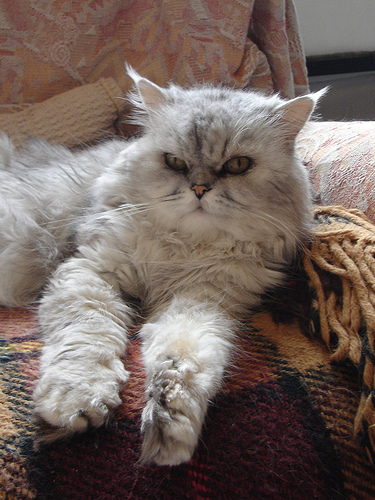
#> input picture DIP LAB FINAL/cat1.jpg, 375 x 500 px
$ jupyter execute 6.img_negetive.ipynb
#> lines starting #> are read from the running program, lines starting #| are printed output that depends on the picture
[cell 1]
import cv2 as cv
import matplotlib.pyplot as plt

image = cv.imread("cat1.jpg")
#> image is the input picture: shape (500, 375, 3); mean B, G, R 95.2, 101.7, 116.1
img = cv.cvtColor(image, cv.COLOR_BGR2GRAY)
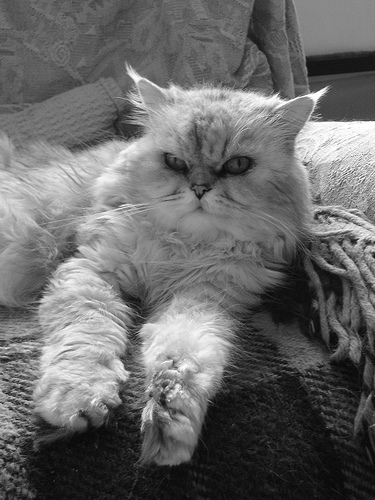
#> img: shape (500, 375); min 3, max 255, mean 105.3
plt.figure(figsize=(20,20))
plt.subplot(2,1,1)
plt.title('input')
plt.imshow(img,cmap='gray')
plt.axis('off')
def image_negative(img):
    negative = 255-img
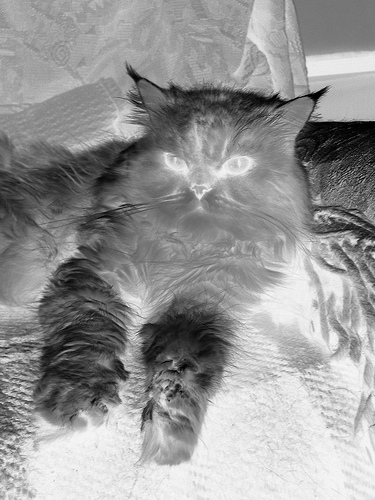
#> negative: shape (500, 375); min 0, max 252, mean 149.7
    return negative
img_neg = image_negative(img)
img_neg
plt.subplot(2,1,2)
plt.title('output')
plt.imshow(img_neg, cmap="gray")
plt.axis("off")
plt.show()
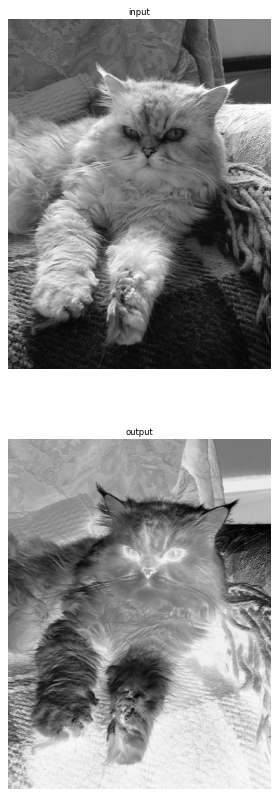
#> figure drawn by matplotlib, 2 panels

$ run again, with DIP LAB FINAL/matched.jpg copied over DIP LAB FINAL/cat1.jpg
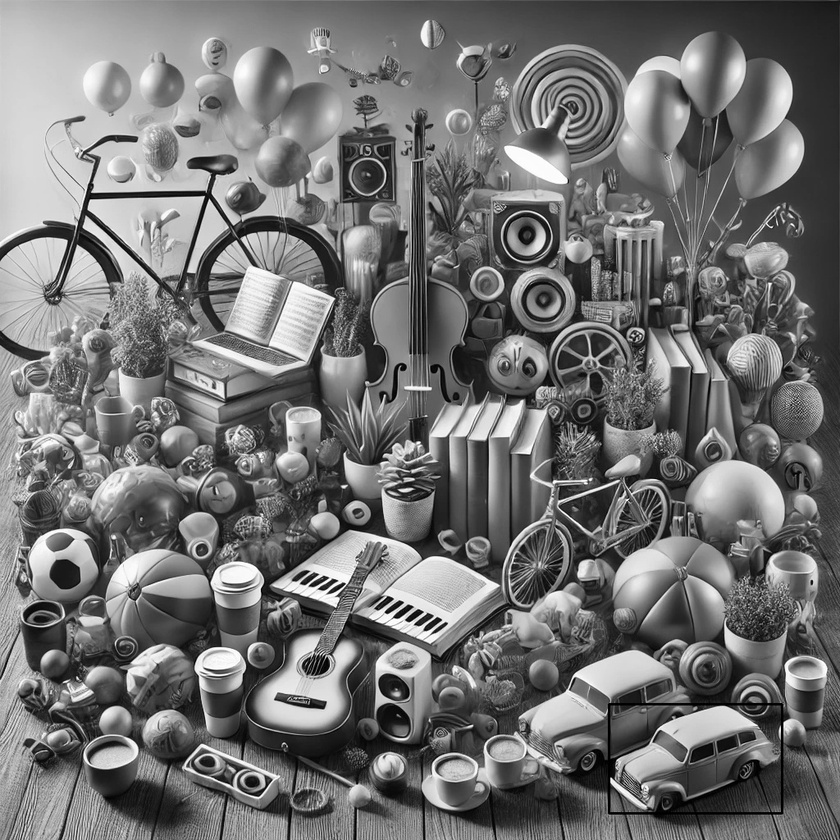
#> input picture DIP LAB FINAL/matched.jpg, 840 x 840 px, shrunk from 1024 x 1024 before the run
#> image is the input picture: shape (840, 840, 3); min 0, max 255, mean 114.5
#> in image_negative, `negative = 255-img`:
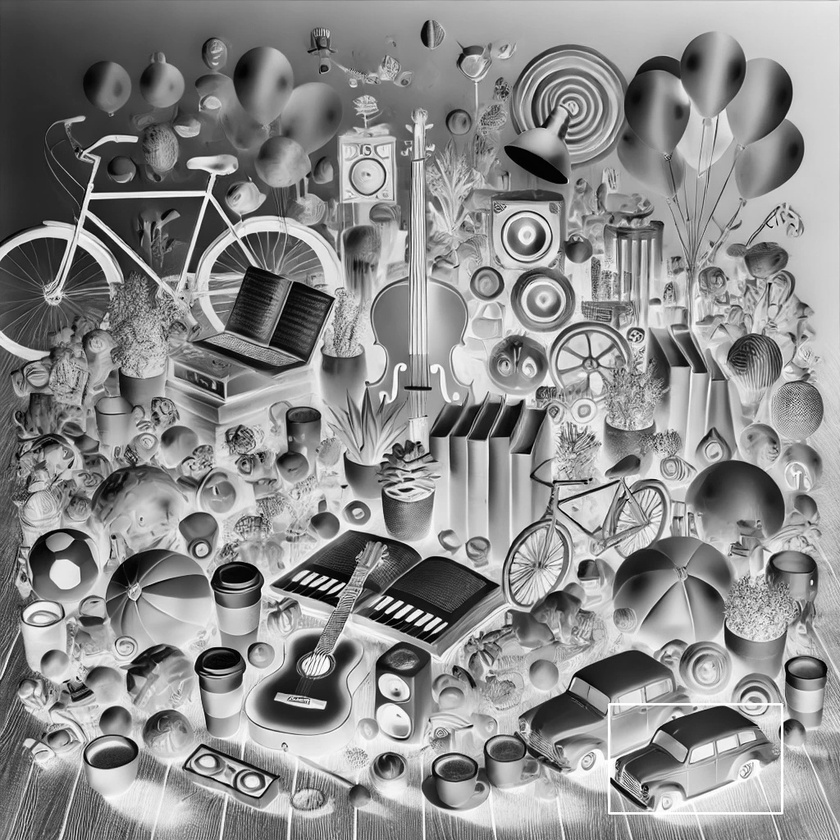
#> negative: shape (840, 840); min 0, max 255, mean 140.5
#> `plt.show()`:
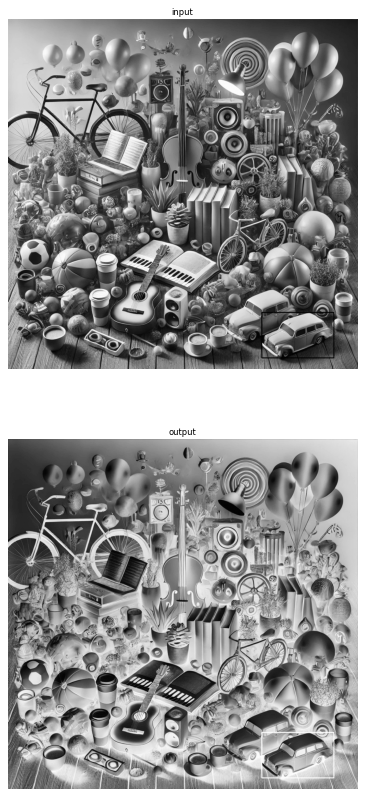
#> figure drawn by matplotlib, 2 panels

$ run again, with DIP LAB FINAL/d10.png saved as DIP LAB FINAL/cat1.jpg
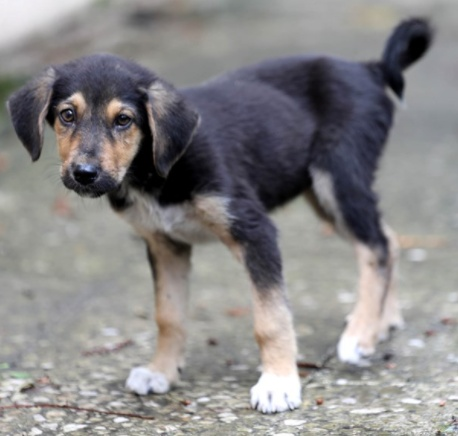
#> input picture DIP LAB FINAL/d10.png, 458 x 436 px
#> image is the input picture: shape (436, 458, 3); mean B, G, R 135.1, 134.4, 136.1
#> in image_negative, `negative = 255-img`:
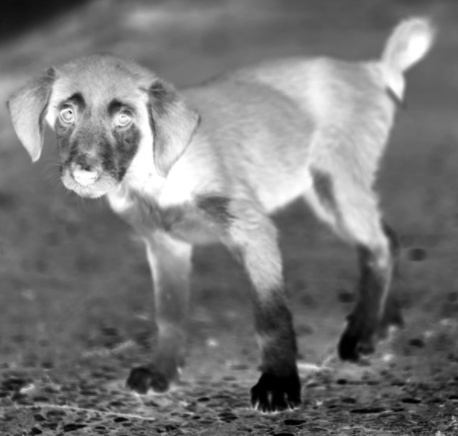
#> negative: shape (436, 458); min 0, max 255, mean 120
#> `plt.show()`:
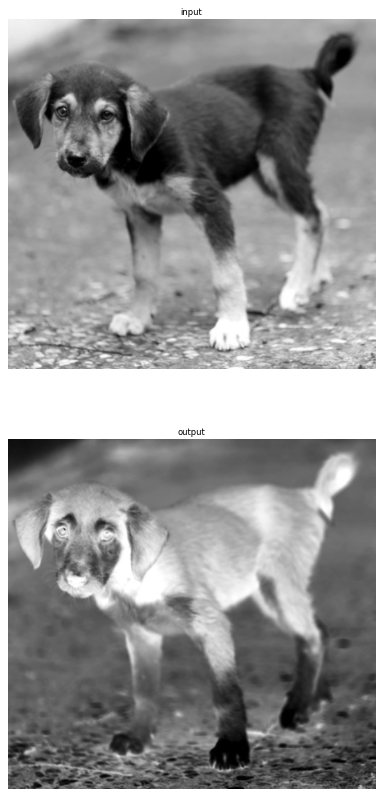
#> figure drawn by matplotlib, 2 panels

$ run again, with DIP LAB FINAL/image.png saved as DIP LAB FINAL/cat1.jpg
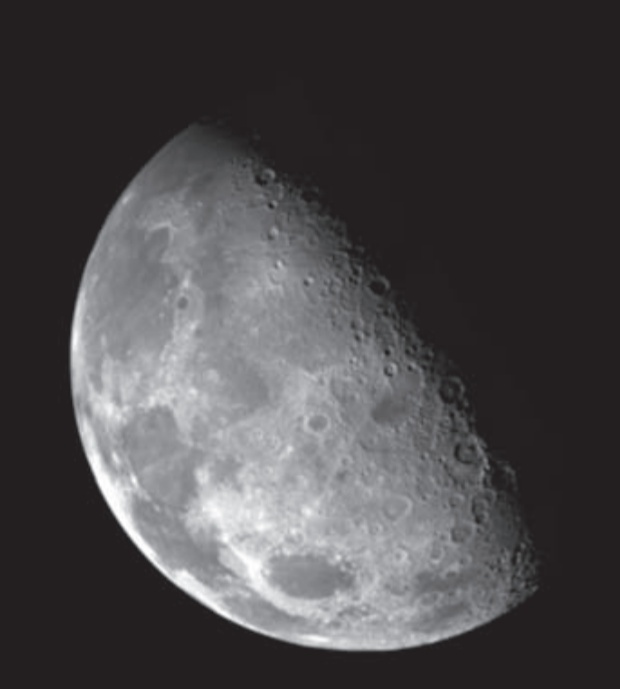
#> input picture DIP LAB FINAL/image.png, 620 x 689 px
#> image is the input picture: shape (689, 620, 3); mean B, G, R 74.6, 72.8, 74.9
#> in image_negative, `negative = 255-img`:
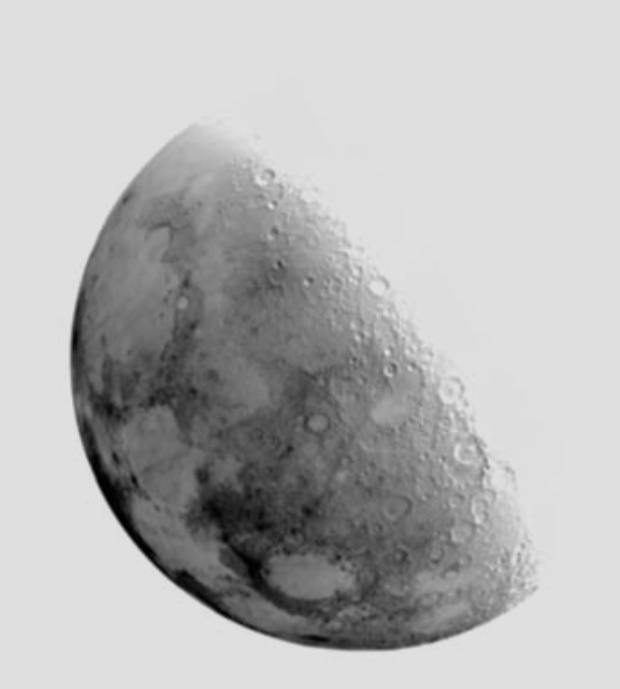
#> negative: shape (689, 620); min 0, max 226, mean 181.6
#> `plt.show()`:
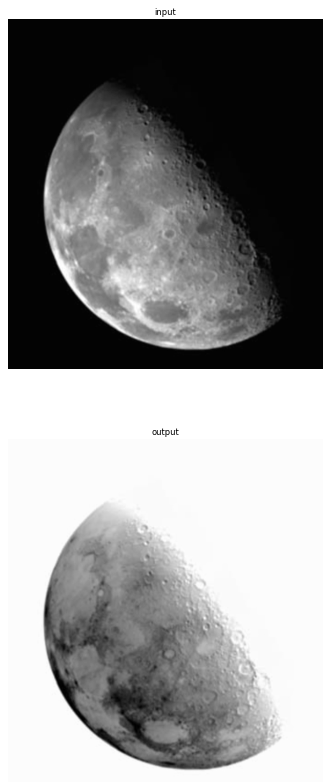
#> figure drawn by matplotlib, 2 panels
